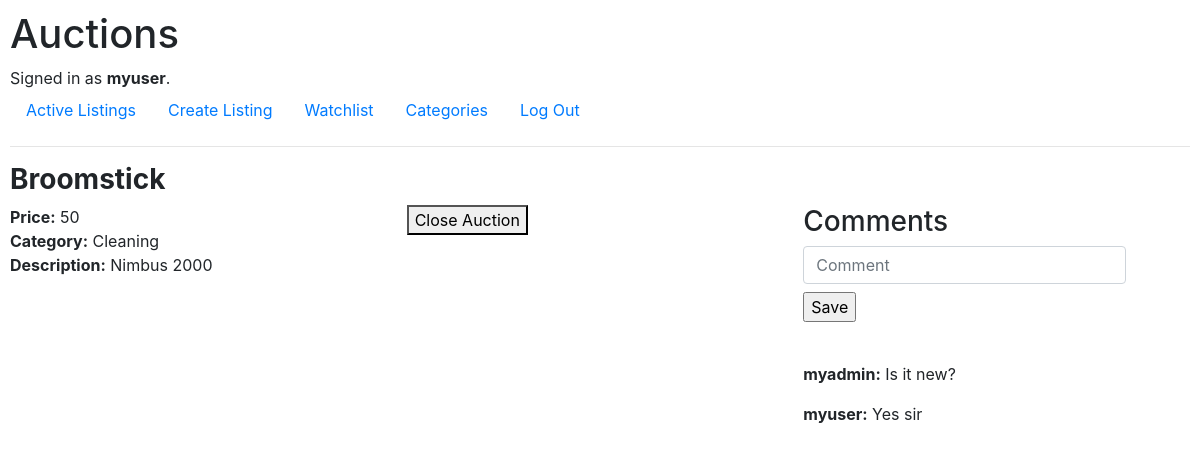
/auctions/1 (signed in), run on the app's committed database.
### auctions/models.py (models this page shows)
class User(AbstractUser):
    pass

class AuctionListing(models.Model):
    title = models.CharField(max_length=34)
    category = models.CharField(max_length=20)
    price = models.IntegerField()
    img_url = models.CharField(max_length=300, blank=True, default='')
    description = models.CharField(max_length=55)
    owner = models.ForeignKey(User, on_delete=models.CASCADE, related_name="owner")
    state = models.CharField(max_length=6, default='open')

class Comment(models.Model):
    listing = models.ForeignKey(AuctionListing, on_delete=models.CASCADE, related_name="comment_listing")
    user = models.ForeignKey(User, on_delete=models.CASCADE, related_name="user")
    comment = models.CharField(max_length=150)

### auctions/views.py (the view, shortened to what this page needs)
# urls.py: path("auctions/<str:id>", views.listing, name="listing"),
def listing(request, id):
    listing = AuctionListing.objects.get(id=id)
    isWatched = Watchlist.objects.all().filter(watcher=request.user.id, listing=id).first()
    if isWatched is None:
        isWatched = False
    else:
        isWatched = True
    comments = Comment.objects.all().filter(listing=listing)
    if listing.state == "open":
        if request.method != "POST":
            return render(request, "auctions/listing.html", {"listing": listing, "commentForm": CommentForm(), "comments": comments, 'bidForm': BidForm(), "isBidValid": None, "isWatched": isWatched})

### auctions/views.py
class CommentForm(forms.Form):
    comment = forms.CharField(label="Comment", widget=forms.TextInput(attrs={'class': 'form-control col-md-10 col-lg-10 formItem', 'placeholder': 'Comment'}))

class BidForm(forms.Form):
    bid_amount = forms.IntegerField(label="New bid", widget=forms.TextInput(attrs={'class': 'form-control col-md-3 col-lg-3 formItem', 'placeholder': 'Bid'}))

### auctions/templates/auctions/listing.html (shortened to what this page needs)
{% extends "auctions/layout.html" %}
{% block body %}
    <h3><b>{{ listing.title }}</b></h3>
    <div class="form-row">
        <div class="col-md-4 col-lg-4">
            <p id="listing_info"><b>Price:</b> {{ listing.price }}</p>
            <p id="listing_info"><b>Category:</b> {{ listing.category }}</p>
            <p id="listing_info"><b>Description:</b> {{ listing.description }}</p>
        </div>
        <br>
        <div class="col-md-4 col-lg-4">
            {% if listing.owner_id == user.id %}
                {% if not auctionClosed %}
                    <div class="formSection">
                        <button class="formItem" onclick="location.href='/auctions/close/{{ listing.id }}'">Close Auction</button>
                    </div>
                {% else %}
                    <p class="formStatement">This offer is already closed</p>
                {% endif %}
            {% endif %}
        </div>
        <div class="col-md-4 col-lg-4">
            {% if not auctionClosed %}
                <h3>Comments</h3>
                <div class="form-group">
                    <form action='add_comment/{{ listing.id }}' method="post">
                        {{ commentForm.comment }}
                        <input type=submit value="Save">
                    </form>
                </div>
                <br>
                {% for comment in comments %}
                    <p><b>{{ comment.user }}:</b> {{ comment.comment }}</p>
                {% endfor %}
            {% endif %}
        </div>
    </div>
{% endblock %}

### auctions/templates/auctions/layout.html (shortened to what this page needs)
{% load static %}
<!DOCTYPE html>
<html lang="en">
    <head>
        <link rel="stylesheet" href="https://stackpath.bootstrapcdn.com/bootstrap/4.4.1/css/bootstrap.min.css">
        <link href="{% static 'auctions/styles.css' %}" rel="stylesheet">
    </head>
    <body>
        <h1>Auctions</h1>
        <div>
            {% if user.is_authenticated %}
                Signed in as <strong>{{ user.username }}</strong>.
            {% else %}
                Not signed in.
            {% endif %}
        </div>
        <ul class="nav">
            <li class="nav-item">
                <a class="nav-link" href="{% url 'index' %}">Active Listings</a>
            </li>
            {% if user.is_authenticated %}
                <li class="nav-item">
                    <a class="nav-link" href="{% url 'createListing' %}">Create Listing</a>
                </li>
                <li class="nav-item">
                    <a class="nav-link" href="{% url 'watchlist' %}">Watchlist</a>
                </li>
                <li class="nav-item">
                    <a class="nav-link" href="{% url 'categories' %}">Categories</a>
                </li>
                <li class="nav-item">
                    <a class="nav-link" href="{% url 'logout' %}">Log Out</a>
                </li>
            {% endif %}
        </ul>
        <hr>
        {% block body %}
        {% endblock %}
    </body>
</html>

### auctions/static/auctions/styles.css (style rules this page uses)
body { padding: 10px; }
#listing_info { margin: 0 0 0 0; }
.formSection { margin-bottom: 12px; }
.formItem { margin-bottom: 8px; }

### data on the page
User: username "myuser"
AuctionListing: title "Broomstick", price "50", category "Cleaning", description "Nimbus 2000"
Comment: user "myadmin", comment "Is it new?"
Comment: user "myuser", comment "Yes sir"
